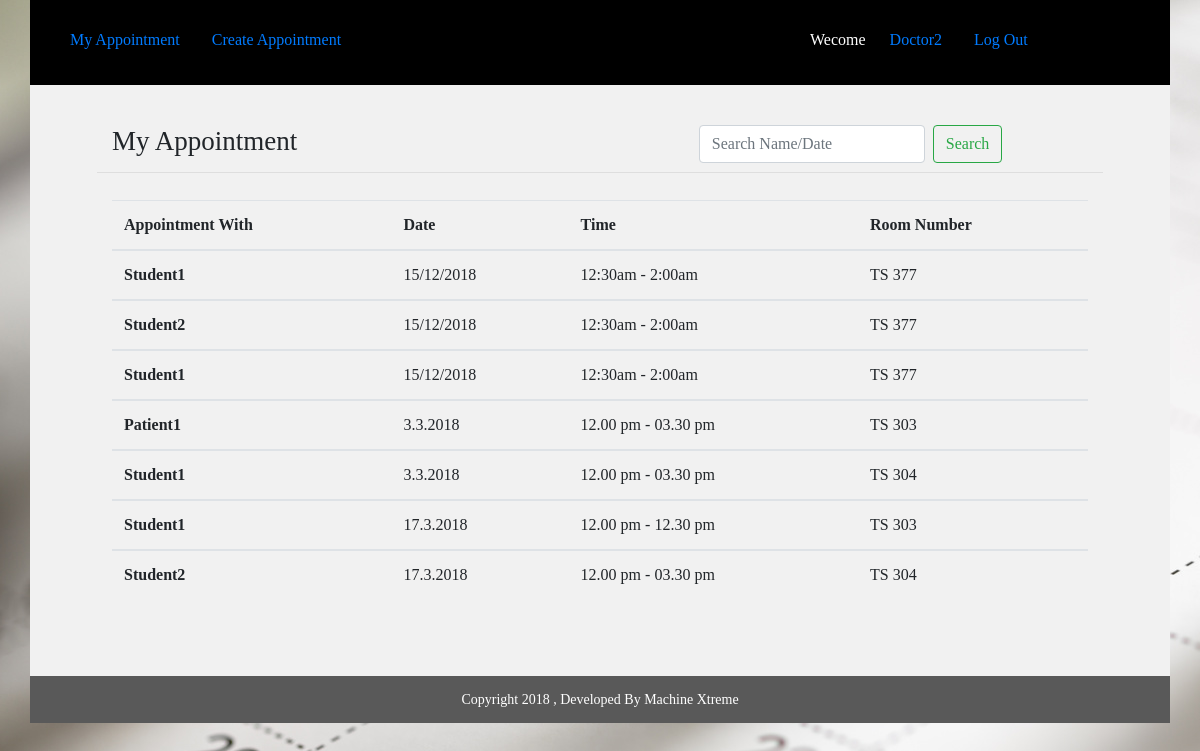
/teacher/ (signed in), run on the app's committed database.
### teacher/models.py (models this page shows, shortened)
class Appointment(models.Model):
	user=models.ForeignKey(settings.AUTH_USER_MODEL,blank=True, null=True,on_delete=models.DO_NOTHING)
	date=models.CharField(max_length=50)
	time_start=models.CharField(max_length=50)
	time_end=models.CharField(max_length=50)
	room_number=models.CharField(max_length=50)
	appointment_with=models.CharField(max_length=50,blank=True)
	update_time=models.DateField(auto_now=True, auto_now_add=False)
	frist_time=models.DateField(auto_now=False, auto_now_add=True)

### teacher/views.py (the view)
# urls.py: path('teacher/', include("teacher.urls")),
def teacher(request):#this section for my appointment
	group_name=Group.objects.all().filter(user = request.user)# get logget user grouped name
	group_name=str(group_name[0]) # convert to string
	if "Doctor" == group_name:
		user_name=request.user.get_username()#Getting Username
		appointment_list = Appointment.objects.all().order_by("-id").filter(user=request.user)
		q=request.GET.get("q")#search start
		if q:
			appointment_list=appointment_list.filter(appointment_with__icontains=q)
		else:
			appointment_list = appointment_list# search end
		appointments= {
		    "query": appointment_list,
		    "user_name":user_name
		}
		return render(request, 'teacher.html', appointments )
	else:
		return redirect('http://127.0.0.1:8000/')

### templates/teacher.html
{% extends 'common_teacher.html' %}
{% block common_teacher %}
   <div class="student">
           <div class="container">
          <div class="row min-height">
              <div class="col-sm-12">
                            <div class="row main_boder">
                                <div class="col-sm-7">
                                     <h3 class="appointmnet_list">My Appointment</h3>
                                </div>
                                <div class="col-sm-5">
                                      <form class="form-inline my-2 my-lg-0" method="GET" action="">
                                          <input class="form-control mr-sm-2" type="text" name="q" placeholder="Search Name/Date" placeholder="Search With Name" aria-label="Search">
                                          <button class="btn btn-outline-success my-2 my-sm-0" type="submit" value="Search">Search</button>
                                       </form>
                                </div>
                            </div>
                             <table class="table">
                                 <thead>
                                  <tr>
                                    <th scope="col">Appointment With</th>
                                    <th scope="col">Date</th>
                                    <th scope="col">Time</th>
                                    <th scope="col">Room Number</th>
                                  </tr>
                                </thead>{% for appoint in query %}
                                {% if appoint.appointment_with != '' %}
                                <tbody>
                                  <tr>
                                    <th scope="row">{{appoint.appointment_with}}</th>
                                          <td>{{appoint.date}}</td>
                                          <td>{{appoint.time_start}} - {{appoint.time_end}}</td>
                                          <td>{{appoint.room_number}}</td>
                                  </tr>{% endif %}
                                </tbody>{% endfor %}
                            </table>
              </div>
          </div>
      </div>
      </div>
      <div class="footer">
           <div class="container">
          <div class="row">
              <div class="col-sm-12">
                             Copyright 2018 , Developed By Machine Xtreme
              </div>
          </div>
      </div>
      </div>
{% endblock common_teacher %}

### templates/common_teacher.html
{% extends 'common.html' %}
{% block body %}
   <div class="container ">
   	<div class="row studnet_nav">
   	             <div class="col-sm-8">
						     <ul class="nav nav-pills">
								  <li class="nav-item">
								    <a class="nav-link" href='{% url "teacher_home"%}'>My Appointment</a>
								  </li>
								  <li class="nav-item">
								    <a class="nav-link" href='{% url "teacher_appointment_list"%}'>Create Appointment</a>
								  </li>
							  </ul>
                  </div>
                 <div class="col-sm-4">
					     <ul class="nav nav-pills">
							  <li class="nav-item">
							    <p>Wecome </p>
							  </li>
							  <li class="nav-item">
							    <a class="nav-link" href="#">{{user_name}}</a>
							  </li>
							  <li class="nav-item">
							    <a class="nav-link" href='{% url "logout"%}'>Log Out</a>
							  </li>
						  </ul>
	       		 </div>
	  </div>
    </div>
    {% block common_teacher %}
    {% endblock common_teacher %}
{% endblock %}

### templates/common.html (shortened to what this page needs)
{% load static %}
<!DOCTYPE html>
<html>
<head>
	<link rel="stylesheet" href="https://stackpath.bootstrapcdn.com/bootstrap/4.1.3/css/bootstrap.min.css">
    <link rel="stylesheet" href="https://use.fontawesome.com/releases/v5.3.1/css/all.css">
    <link rel="stylesheet" type="text/css" href="{% static 'css/style.css' %}">
	<link rel="stylesheet" type="text/css" href="{% static 'date/jquery.timepicker.css' %}" />
	<link rel="stylesheet" type="text/css" href="{% static 'date/bootstrap-datepicker.css' %}"/>
</head>
<body class="login">
	    {% block body %}
	    {% endblock %}
</body>
</html>

### static/css/style.css (style rules this page uses)
.login { height: 723px; background: url(image/background.jpg); }
.row.studnet_nav { background: hsl(0, 0%, 16%); PADDING: 5PX; }
.row.studnet_nav { background: black; color: white; padding: 9px; padding-top: 20px; }
h3.appointmnet_list { padding: 19px 0px 10px 0px; font-weight: normal; font-size: 27px; }
.student .row { background: #f1f1f1; }
body { font-family: cursive;!important }
.footer .row { background: #595959; text-align: center; font-size: 14px; color: white; padding: 13px; }
li.nav-item p { padding: 8px; }
h3.appointmnet_list { padding: 19px 0px 6px 0px; margin-bottom: 27px; font-weight: normal; font-size: 27px; }
.min-height h3.appointmnet_list { padding: 0px 0px 6px 0px; margin-bottom: 9px; font-weight: normal; font-size: 27px; }
.row.min-height { background: #f1f1f1; padding: 20px 67px 36px 67px; }
.row.main_boder { margin-bottom: 27px; border-bottom: 1px solid #00000014; }
.row.min-height { background: #f1f1f1; padding: 40px 67px 36px 67px; min-height: 591px; }
.main_boder { border-bottom: 1px solid #00000014; }

### data on the page
Appointment: appointment_with "Student1", date "15/12/2018", time_start "12:30am", time_end "2:00am", room_number "TS 377"
Appointment: appointment_with "Student2", date "15/12/2018", time_start "12:30am", time_end "2:00am", room_number "TS 377"
Appointment: appointment_with "Student1", date "15/12/2018", time_start "12:30am", time_end "2:00am", room_number "TS 377"
Appointment: appointment_with "Patient1", date "3.3.2018", time_start "12.00 pm", time_end "03.30 pm", room_number "TS 303"
Appointment: appointment_with "Student1", date "3.3.2018", time_start "12.00 pm", time_end "03.30 pm", room_number "TS 304"
Appointment: appointment_with "Student1", date "17.3.2018", time_start "12.00 pm", time_end "12.30 pm", room_number "TS 303"
Appointment: appointment_with "Student2", date "17.3.2018", time_start "12.00 pm", time_end "03.30 pm", room_number "TS 304"

### other printed values
{{ user_name }} "Doctor2"
